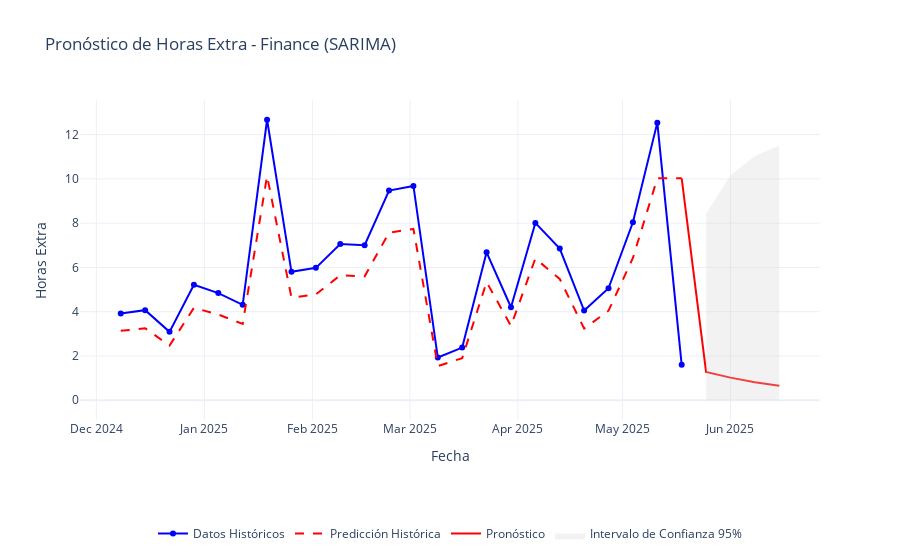
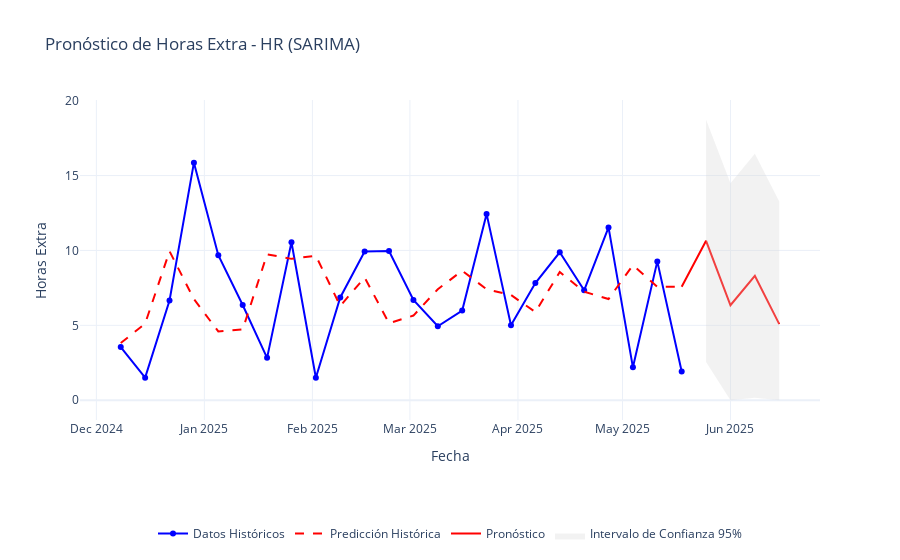
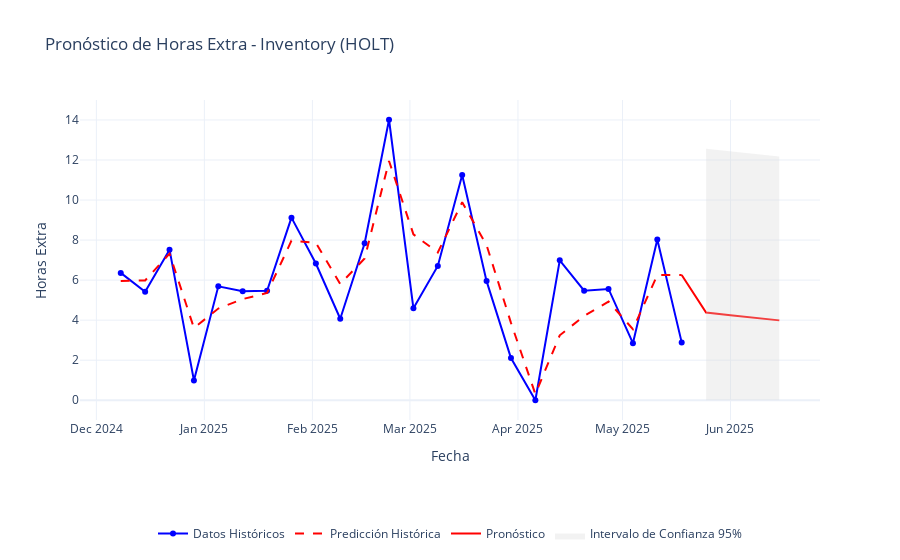
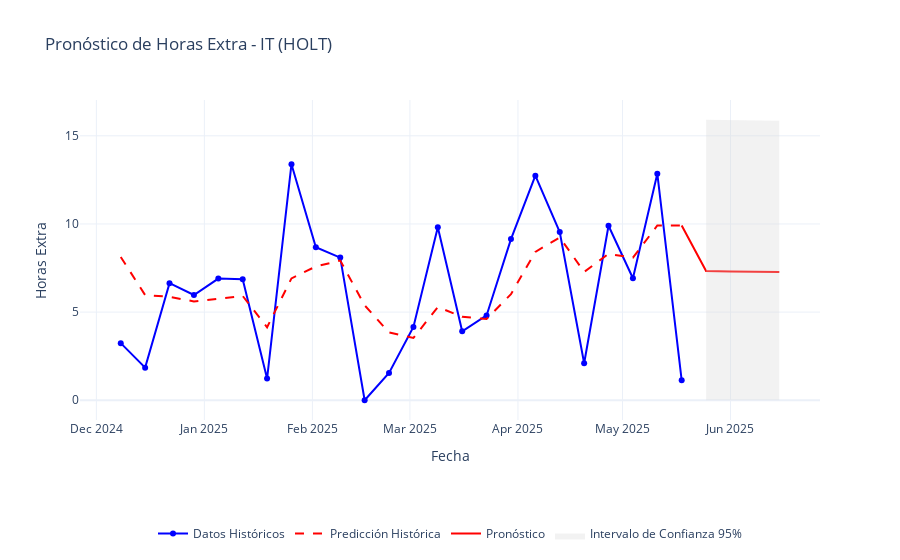

Notebook code for these charts, in order:
### Markdown cell above
## 7. Visualización de Predicciones

Creamos gráficos interactivos con Plotly para mostrar datos históricos, predicciones históricas, y pronósticos futuros.

### Code cell
def plot_forecast(department, historical_data, forecast, model_type):
    """
    Creates an interactive Plotly visualization for the forecast.

    Args:
        department (str): Name of the department.
        historical_data (pd.DataFrame): Historical data with columns 'work_date', 'department', 'total_overtime'.
        forecast (pd.DataFrame): Forecast DataFrame with columns 'yhat', 'yhat_lower', 'yhat_upper' and datetime index.
        model_type (str): Type of model ('sarima' or 'holt').

    Returns:
        go.Figure: Plotly figure object.

    Raises:
        Exception: If visualization fails.
    """
    try:
        # Select last 24 weeks of historical data for the department
        hist_dept = historical_data[historical_data['department'] == department].tail(24).copy()
        fig = go.Figure()
        
        # Historical data
        fig.add_trace(
            go.Scatter(
                x=hist_dept['work_date'],
                y=hist_dept['total_overtime'],
                name='Datos Históricos',
                mode='markers+lines',
                line=dict(color='blue'),
                hovertemplate="<b>Fecha:</b> %{x}<br><b>Valor Real:</b> %{y:.1f}<extra></extra>"
            )
        )
        
        # Historical predictions
        model = department_models[department]
        if model_type == 'sarima':
            historical_predictions = model.get_prediction(start=hist_dept['work_date'].min())
            historical_mean = historical_predictions.predicted_mean.clip(lower=0)
        else:  # Holt
            historical_mean = model.fittedvalues.reindex(hist_dept['work_date']).clip(lower=0)
            # Fill any missing values with forward fill
            historical_mean = historical_mean.fillna(method='ffill')
        
        # Ajustar historical_mean para compensar el lag inherente del modelo (como en check_pattern_alignment)
        historical_mean_shifted = historical_mean.shift(-1).fillna(method='ffill')
        
        fig.add_trace(
            go.Scatter(
                x=hist_dept['work_date'],
                y=historical_mean_shifted,
                name='Predicción Histórica',
                mode='lines',
                line=dict(color='red', dash='dash'),
                hovertemplate="<b>Fecha:</b> %{x}<br><b>Predicción:</b> %{y:.1f}<extra></extra>"
            )
        )
        
        # Future forecast
        fig.add_trace(
            go.Scatter(
                x=[hist_dept['work_date'].iloc[-1]] + forecast.index.tolist(),
                y=[historical_mean_shifted.iloc[-1]] + forecast['yhat'].tolist(),
                name='Pronóstico',
                mode='lines',
                line=dict(color='red'),
                hovertemplate="<b>Fecha:</b> %{x}<br><b>Predicción:</b> %{y:.1f}<br>" +
                             "<b>IC Inferior:</b> %{customdata[0]:.1f}<br><b>IC Superior:</b> %{customdata[1]:.1f}<extra></extra>",
                customdata=np.column_stack((
                    [0] + forecast['yhat_lower'].tolist(),
                    [0] + forecast['yhat_upper'].tolist()
                ))
            )
        )
        
        # Confidence interval
        fig.add_trace(
            go.Scatter(
                x=forecast.index.tolist() + forecast.index.tolist()[::-1],
                y=forecast['yhat_upper'].tolist() + forecast['yhat_lower'].tolist()[::-1],
                fill='toself',
                fillcolor='rgba(211,211,211,0.3)',
                line=dict(color='rgba(255,255,255,0)'),
                name='Intervalo de Confianza 95%',
                showlegend=True,
                hoverinfo='skip'
            )
        )
        
        fig.update_layout(
            title=f'Pronóstico de Horas Extra - {department} ({model_type.upper()})',
            xaxis_title='Fecha',
            yaxis_title='Horas Extra',
            hovermode='x unified',
            showlegend=True,
            template='plotly_white',
            legend=dict(
                orientation="h",
                yanchor="bottom",
                y=-0.4,
                xanchor="center",
                x=0.5
            )
        )
        
        return fig
    except Exception as e:
        logging.error(f"Error generando visualización para {department} ({model_type.upper()}): {e}")
        raise

# Generate and display visualizations
print("\nGenerando visualizaciones...")
for department in department_forecasts.keys():
    try:
        model_type = department_model_types.get(department, 'sarima')  # Default to sarima if not found
        fig = plot_forecast(
            department,
            historical_data,
            department_forecasts[department],
            model_type
        )
        fig.show()
        print(f"Visualización generada para {department} ({model_type.upper()})")
    except Exception as e:
        print(f"Error generando visualización para {department}: {e}")
        logging.error(f"Error generando visualización para {department}: {e}")
print("\nProceso de visualización completado.")

### Figure 1 — Plotly figure (JSON) as saved in the notebook; plotly's stock layout.template omitted (floating-point values rounded to 4 significant figures)
{"data": [{"hovertemplate": "<b>Fecha:</b> %{x}<br><b>Valor Real:</b> %{y:.1f}<extra></extra>", "line": {"color": "blue"}, "mode": "markers+lines", "name": "Datos Históricos", "type": "scatter", "x": ["2024-12-08T00:00:00.000000000", "2024-12-15T00:00:00.000000000", "2024-12-22T00:00:00.000000000", "2024-12-29T00:00:00.000000000", "2025-01-05T00:00:00.000000000", "2025-01-12T00:00:00.000000000", "2025-01-19T00:00:00.000000000", "2025-01-26T00:00:00.000000000", "2025-02-02T00:00:00.000000000", "2025-02-09T00:00:00.000000000", "2025-02-16T00:00:00.000000000", "2025-02-23T00:00:00.000000000", "2025-03-02T00:00:00.000000000", "2025-03-09T00:00:00.000000000", "2025-03-16T00:00:00.000000000", "2025-03-23T00:00:00.000000000", "2025-03-30T00:00:00.000000000", "2025-04-06T00:00:00.000000000", "2025-04-13T00:00:00.000000000", "2025-04-20T00:00:00.000000000", "2025-04-27T00:00:00.000000000", "2025-05-04T00:00:00.000000000", "2025-05-11T00:00:00.000000000", "2025-05-18T00:00:00.000000000"], "y": [3.92, 4.07, 3.09, 5.22, 4.84, 4.31, 12.67, 5.8, 5.98, 7.06, 7.0, 9.47, 9.68, 1.93, 2.38, 6.68, 4.2, 8.01, 6.85, 4.05, 5.06, 8.04, 12.54, 1.6]}, {"hovertemplate": "<b>Fecha:</b> %{x}<br><b>Predicción:</b> %{y:.1f}<extra></extra>", "line": {"color": "red", "dash": "dash"}, "mode": "lines", "name": "Predicción Histórica", "type": "scatter", "x": ["2024-12-08T00:00:00.000000000", "2024-12-15T00:00:00.000000000", "2024-12-22T00:00:00.000000000", "2024-12-29T00:00:00.000000000", "2025-01-05T00:00:00.000000000", "2025-01-12T00:00:00.000000000", "2025-01-19T00:00:00.000000000", "2025-01-26T00:00:00.000000000", "2025-02-02T00:00:00.000000000", "2025-02-09T00:00:00.000000000", "2025-02-16T00:00:00.000000000", "2025-02-23T00:00:00.000000000", "2025-03-02T00:00:00.000000000", "2025-03-09T00:00:00.000000000", "2025-03-16T00:00:00.000000000", "2025-03-23T00:00:00.000000000", "2025-03-30T00:00:00.000000000", "2025-04-06T00:00:00.000000000", "2025-04-13T00:00:00.000000000", "2025-04-20T00:00:00.000000000", "2025-04-27T00:00:00.000000000", "2025-05-04T00:00:00.000000000", "2025-05-11T00:00:00.000000000", "2025-05-18T00:00:00.000000000"], "y": [3.134, 3.254, 2.471, 4.173, 3.87, 3.446, 10.13, 4.637, 4.781, 5.645, 5.597, 7.571, 7.739, 1.543, 1.903, 5.341, 3.358, 6.404, 5.477, 3.238, 4.046, 6.428, 10.03, 10.03]}, {"customdata": [[0.0, 0.0], [0.0, 8.419], [0.0, 10.16], [0.0, 11.04], [0.0, 11.5]], "hovertemplate": "<b>Fecha:</b> %{x}<br><b>Predicción:</b> %{y:.1f}<br><b>IC Inferior:</b> %{customdata[0]:.1f}<br><b>IC Superior:</b> %{customdata[1]:.1f}<extra></extra>", "line": {"color": "red"}, "mode": "lines", "name": "Pronóstico", "type": "scatter", "x": ["2025-05-18T00:00:00", "2025-05-25T00:00:00", "2025-06-01T00:00:00", "2025-06-08T00:00:00", "2025-06-15T00:00:00"], "y": [10.03, 1.279, 1.023, 0.8177, 0.6538]}, {"fill": "toself", "fillcolor": "rgba(211,211,211,0.3)", "hoverinfo": "skip", "line": {"color": "rgba(255,255,255,0)"}, "name": "Intervalo de Confianza 95%", "showlegend": true, "type": "scatter", "x": ["2025-05-25T00:00:00", "2025-06-01T00:00:00", "2025-06-08T00:00:00", "2025-06-15T00:00:00", "2025-06-15T00:00:00", "2025-06-08T00:00:00", "2025-06-01T00:00:00", "2025-05-25T00:00:00"], "y": [8.419, 10.16, 11.04, 11.5, 0, 0, 0, 0]}], "layout": {"hovermode": "x unified", "legend": {"orientation": "h", "x": 0.5, "xanchor": "center", "y": -0.4, "yanchor": "bottom"}, "showlegend": true, "title": {"text": "Pronóstico de Horas Extra - Finance (SARIMA)"}, "xaxis": {"title": {"text": "Fecha"}}, "yaxis": {"title": {"text": "Horas Extra"}}}}

### Figure 2 — Plotly figure (JSON) as saved in the notebook; plotly's stock layout.template omitted (floating-point values rounded to 4 significant figures)
{"data": [{"hovertemplate": "<b>Fecha:</b> %{x}<br><b>Valor Real:</b> %{y:.1f}<extra></extra>", "line": {"color": "blue"}, "mode": "markers+lines", "name": "Datos Históricos", "type": "scatter", "x": ["2024-12-08T00:00:00.000000000", "2024-12-15T00:00:00.000000000", "2024-12-22T00:00:00.000000000", "2024-12-29T00:00:00.000000000", "2025-01-05T00:00:00.000000000", "2025-01-12T00:00:00.000000000", "2025-01-19T00:00:00.000000000", "2025-01-26T00:00:00.000000000", "2025-02-02T00:00:00.000000000", "2025-02-09T00:00:00.000000000", "2025-02-16T00:00:00.000000000", "2025-02-23T00:00:00.000000000", "2025-03-02T00:00:00.000000000", "2025-03-09T00:00:00.000000000", "2025-03-16T00:00:00.000000000", "2025-03-23T00:00:00.000000000", "2025-03-30T00:00:00.000000000", "2025-04-06T00:00:00.000000000", "2025-04-13T00:00:00.000000000", "2025-04-20T00:00:00.000000000", "2025-04-27T00:00:00.000000000", "2025-05-04T00:00:00.000000000", "2025-05-11T00:00:00.000000000", "2025-05-18T00:00:00.000000000"], "y": [3.55, 1.51, 6.66, 15.86, 9.68, 6.36, 2.83, 10.55, 1.5, 6.86, 9.93, 9.96, 6.7, 4.94, 5.99, 12.44, 5.01, 7.82, 9.88, 7.34, 11.54, 2.2, 9.27, 1.92]}, {"hovertemplate": "<b>Fecha:</b> %{x}<br><b>Predicción:</b> %{y:.1f}<extra></extra>", "line": {"color": "red", "dash": "dash"}, "mode": "lines", "name": "Predicción Histórica", "type": "scatter", "x": ["2024-12-08T00:00:00.000000000", "2024-12-15T00:00:00.000000000", "2024-12-22T00:00:00.000000000", "2024-12-29T00:00:00.000000000", "2025-01-05T00:00:00.000000000", "2025-01-12T00:00:00.000000000", "2025-01-19T00:00:00.000000000", "2025-01-26T00:00:00.000000000", "2025-02-02T00:00:00.000000000", "2025-02-09T00:00:00.000000000", "2025-02-16T00:00:00.000000000", "2025-02-23T00:00:00.000000000", "2025-03-02T00:00:00.000000000", "2025-03-09T00:00:00.000000000", "2025-03-16T00:00:00.000000000", "2025-03-23T00:00:00.000000000", "2025-03-30T00:00:00.000000000", "2025-04-06T00:00:00.000000000", "2025-04-13T00:00:00.000000000", "2025-04-20T00:00:00.000000000", "2025-04-27T00:00:00.000000000", "2025-05-04T00:00:00.000000000", "2025-05-11T00:00:00.000000000", "2025-05-18T00:00:00.000000000"], "y": [3.821, 5.116, 9.949, 6.754, 4.592, 4.729, 9.745, 9.439, 9.649, 6.296, 8.197, 5.143, 5.653, 7.411, 8.65, 7.409, 7.029, 5.887, 8.562, 7.244, 6.755, 9.019, 7.577, 7.577]}, {"customdata": [[0.0, 0.0], [2.56, 18.73], [0.0, 14.49], [0.1643, 16.46], [0.0, 13.27]], "hovertemplate": "<b>Fecha:</b> %{x}<br><b>Predicción:</b> %{y:.1f}<br><b>IC Inferior:</b> %{customdata[0]:.1f}<br><b>IC Superior:</b> %{customdata[1]:.1f}<extra></extra>", "line": {"color": "red"}, "mode": "lines", "name": "Pronóstico", "type": "scatter", "x": ["2025-05-18T00:00:00", "2025-05-25T00:00:00", "2025-06-01T00:00:00", "2025-06-08T00:00:00", "2025-06-15T00:00:00"], "y": [7.577, 10.64, 6.343, 8.312, 5.085]}, {"fill": "toself", "fillcolor": "rgba(211,211,211,0.3)", "hoverinfo": "skip", "line": {"color": "rgba(255,255,255,0)"}, "name": "Intervalo de Confianza 95%", "showlegend": true, "type": "scatter", "x": ["2025-05-25T00:00:00", "2025-06-01T00:00:00", "2025-06-08T00:00:00", "2025-06-15T00:00:00", "2025-06-15T00:00:00", "2025-06-08T00:00:00", "2025-06-01T00:00:00", "2025-05-25T00:00:00"], "y": [18.73, 14.49, 16.46, 13.27, 0, 0.1643, 0, 2.56]}], "layout": {"hovermode": "x unified", "legend": {"orientation": "h", "x": 0.5, "xanchor": "center", "y": -0.4, "yanchor": "bottom"}, "showlegend": true, "title": {"text": "Pronóstico de Horas Extra - HR (SARIMA)"}, "xaxis": {"title": {"text": "Fecha"}}, "yaxis": {"title": {"text": "Horas Extra"}}}}

### Figure 3 — Plotly figure (JSON) as saved in the notebook; plotly's stock layout.template omitted (floating-point values rounded to 4 significant figures)
{"data": [{"hovertemplate": "<b>Fecha:</b> %{x}<br><b>Valor Real:</b> %{y:.1f}<extra></extra>", "line": {"color": "blue"}, "mode": "markers+lines", "name": "Datos Históricos", "type": "scatter", "x": ["2024-12-08T00:00:00.000000000", "2024-12-15T00:00:00.000000000", "2024-12-22T00:00:00.000000000", "2024-12-29T00:00:00.000000000", "2025-01-05T00:00:00.000000000", "2025-01-12T00:00:00.000000000", "2025-01-19T00:00:00.000000000", "2025-01-26T00:00:00.000000000", "2025-02-02T00:00:00.000000000", "2025-02-09T00:00:00.000000000", "2025-02-16T00:00:00.000000000", "2025-02-23T00:00:00.000000000", "2025-03-02T00:00:00.000000000", "2025-03-09T00:00:00.000000000", "2025-03-16T00:00:00.000000000", "2025-03-23T00:00:00.000000000", "2025-03-30T00:00:00.000000000", "2025-04-06T00:00:00.000000000", "2025-04-13T00:00:00.000000000", "2025-04-20T00:00:00.000000000", "2025-04-27T00:00:00.000000000", "2025-05-04T00:00:00.000000000", "2025-05-11T00:00:00.000000000", "2025-05-18T00:00:00.000000000"], "y": [6.36, 5.42, 7.52, 0.99, 5.69, 5.45, 5.47, 9.12, 6.83, 4.07, 7.84, 14.01, 4.59, 6.71, 11.25, 5.95, 2.11, 0.0, 6.99, 5.47, 5.56, 2.85, 8.03, 2.89]}, {"hovertemplate": "<b>Fecha:</b> %{x}<br><b>Predicción:</b> %{y:.1f}<extra></extra>", "line": {"color": "red", "dash": "dash"}, "mode": "lines", "name": "Predicción Histórica", "type": "scatter", "x": ["2024-12-08T00:00:00.000000000", "2024-12-15T00:00:00.000000000", "2024-12-22T00:00:00.000000000", "2024-12-29T00:00:00.000000000", "2025-01-05T00:00:00.000000000", "2025-01-12T00:00:00.000000000", "2025-01-19T00:00:00.000000000", "2025-01-26T00:00:00.000000000", "2025-02-02T00:00:00.000000000", "2025-02-09T00:00:00.000000000", "2025-02-16T00:00:00.000000000", "2025-02-23T00:00:00.000000000", "2025-03-02T00:00:00.000000000", "2025-03-09T00:00:00.000000000", "2025-03-16T00:00:00.000000000", "2025-03-23T00:00:00.000000000", "2025-03-30T00:00:00.000000000", "2025-04-06T00:00:00.000000000", "2025-04-13T00:00:00.000000000", "2025-04-20T00:00:00.000000000", "2025-04-27T00:00:00.000000000", "2025-05-04T00:00:00.000000000", "2025-05-11T00:00:00.000000000", "2025-05-18T00:00:00.000000000"], "y": [5.96, 5.985, 7.32, 3.61, 4.579, 5.054, 5.357, 7.97, 7.866, 5.805, 7.079, 11.95, 8.286, 7.381, 9.891, 7.748, 3.865, 0.3106, 3.245, 4.209, 4.926, 3.549, 6.256, 6.256]}, {"customdata": [[0.0, 0.0], [0.0, 12.56], [0.0, 12.43], [0.0, 12.3], [0.0, 12.17]], "hovertemplate": "<b>Fecha:</b> %{x}<br><b>Predicción:</b> %{y:.1f}<br><b>IC Inferior:</b> %{customdata[0]:.1f}<br><b>IC Superior:</b> %{customdata[1]:.1f}<extra></extra>", "line": {"color": "red"}, "mode": "lines", "name": "Pronóstico", "type": "scatter", "x": ["2025-05-18T00:00:00", "2025-05-25T00:00:00", "2025-06-01T00:00:00", "2025-06-08T00:00:00", "2025-06-15T00:00:00"], "y": [6.256, 4.38, 4.25, 4.119, 3.989]}, {"fill": "toself", "fillcolor": "rgba(211,211,211,0.3)", "hoverinfo": "skip", "line": {"color": "rgba(255,255,255,0)"}, "name": "Intervalo de Confianza 95%", "showlegend": true, "type": "scatter", "x": ["2025-05-25T00:00:00", "2025-06-01T00:00:00", "2025-06-08T00:00:00", "2025-06-15T00:00:00", "2025-06-15T00:00:00", "2025-06-08T00:00:00", "2025-06-01T00:00:00", "2025-05-25T00:00:00"], "y": [12.56, 12.43, 12.3, 12.17, 0, 0, 0, 0]}], "layout": {"hovermode": "x unified", "legend": {"orientation": "h", "x": 0.5, "xanchor": "center", "y": -0.4, "yanchor": "bottom"}, "showlegend": true, "title": {"text": "Pronóstico de Horas Extra - Inventory (HOLT)"}, "xaxis": {"title": {"text": "Fecha"}}, "yaxis": {"title": {"text": "Horas Extra"}}}}

### Figure 4 — Plotly figure (JSON) as saved in the notebook; plotly's stock layout.template omitted (floating-point values rounded to 4 significant figures)
{"data": [{"hovertemplate": "<b>Fecha:</b> %{x}<br><b>Valor Real:</b> %{y:.1f}<extra></extra>", "line": {"color": "blue"}, "mode": "markers+lines", "name": "Datos Históricos", "type": "scatter", "x": ["2024-12-08T00:00:00.000000000", "2024-12-15T00:00:00.000000000", "2024-12-22T00:00:00.000000000", "2024-12-29T00:00:00.000000000", "2025-01-05T00:00:00.000000000", "2025-01-12T00:00:00.000000000", "2025-01-19T00:00:00.000000000", "2025-01-26T00:00:00.000000000", "2025-02-02T00:00:00.000000000", "2025-02-09T00:00:00.000000000", "2025-02-16T00:00:00.000000000", "2025-02-23T00:00:00.000000000", "2025-03-02T00:00:00.000000000", "2025-03-09T00:00:00.000000000", "2025-03-16T00:00:00.000000000", "2025-03-23T00:00:00.000000000", "2025-03-30T00:00:00.000000000", "2025-04-06T00:00:00.000000000", "2025-04-13T00:00:00.000000000", "2025-04-20T00:00:00.000000000", "2025-04-27T00:00:00.000000000", "2025-05-04T00:00:00.000000000", "2025-05-11T00:00:00.000000000", "2025-05-18T00:00:00.000000000"], "y": [3.24, 1.85, 6.64, 5.97, 6.9, 6.86, 1.23, 13.39, 8.68, 8.09, 0.0, 1.55, 4.16, 9.81, 3.91, 4.81, 9.14, 12.74, 9.54, 2.1, 9.9, 6.92, 12.85, 1.13]}, {"hovertemplate": "<b>Fecha:</b> %{x}<br><b>Predicción:</b> %{y:.1f}<extra></extra>", "line": {"color": "red", "dash": "dash"}, "mode": "lines", "name": "Predicción Histórica", "type": "scatter", "x": ["2024-12-08T00:00:00.000000000", "2024-12-15T00:00:00.000000000", "2024-12-22T00:00:00.000000000", "2024-12-29T00:00:00.000000000", "2025-01-05T00:00:00.000000000", "2025-01-12T00:00:00.000000000", "2025-01-19T00:00:00.000000000", "2025-01-26T00:00:00.000000000", "2025-02-02T00:00:00.000000000", "2025-02-09T00:00:00.000000000", "2025-02-16T00:00:00.000000000", "2025-02-23T00:00:00.000000000", "2025-03-02T00:00:00.000000000", "2025-03-09T00:00:00.000000000", "2025-03-16T00:00:00.000000000", "2025-03-23T00:00:00.000000000", "2025-03-30T00:00:00.000000000", "2025-04-06T00:00:00.000000000", "2025-04-13T00:00:00.000000000", "2025-04-20T00:00:00.000000000", "2025-04-27T00:00:00.000000000", "2025-05-04T00:00:00.000000000", "2025-05-11T00:00:00.000000000", "2025-05-18T00:00:00.000000000"], "y": [8.126, 5.963, 5.866, 5.606, 5.761, 5.916, 4.139, 6.911, 7.589, 7.922, 5.386, 3.845, 3.533, 5.286, 4.733, 4.609, 6.019, 8.417, 9.237, 7.277, 8.302, 8.086, 9.912, 9.912]}, {"customdata": [[0.0, 0.0], [0.0, 15.91], [0.0, 15.89], [0.0, 15.87], [0.0, 15.85]], "hovertemplate": "<b>Fecha:</b> %{x}<br><b>Predicción:</b> %{y:.1f}<br><b>IC Inferior:</b> %{customdata[0]:.1f}<br><b>IC Superior:</b> %{customdata[1]:.1f}<extra></extra>", "line": {"color": "red"}, "mode": "lines", "name": "Pronóstico", "type": "scatter", "x": ["2025-05-18T00:00:00", "2025-05-25T00:00:00", "2025-06-01T00:00:00", "2025-06-08T00:00:00", "2025-06-15T00:00:00"], "y": [9.912, 7.327, 7.307, 7.288, 7.268]}, {"fill": "toself", "fillcolor": "rgba(211,211,211,0.3)", "hoverinfo": "skip", "line": {"color": "rgba(255,255,255,0)"}, "name": "Intervalo de Confianza 95%", "showlegend": true, "type": "scatter", "x": ["2025-05-25T00:00:00", "2025-06-01T00:00:00", "2025-06-08T00:00:00", "2025-06-15T00:00:00", "2025-06-15T00:00:00", "2025-06-08T00:00:00", "2025-06-01T00:00:00", "2025-05-25T00:00:00"], "y": [15.91, 15.89, 15.87, 15.85, 0, 0, 0, 0]}], "layout": {"hovermode": "x unified", "legend": {"orientation": "h", "x": 0.5, "xanchor": "center", "y": -0.4, "yanchor": "bottom"}, "showlegend": true, "title": {"text": "Pronóstico de Horas Extra - IT (HOLT)"}, "xaxis": {"title": {"text": "Fecha"}}, "yaxis": {"title": {"text": "Horas Extra"}}}}
